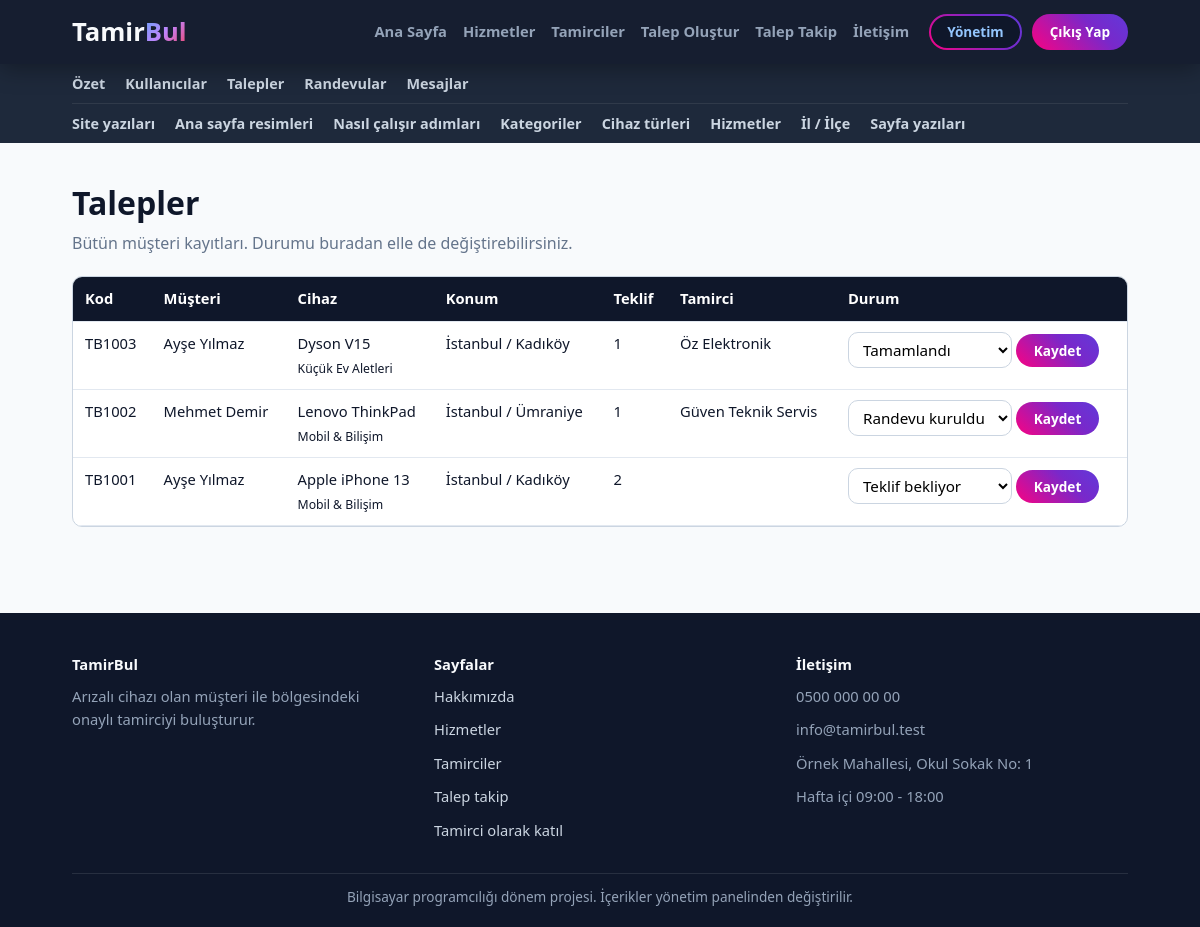
Page /admin/talepler.php (signed in) on the committed database.
### tables this page shows
CREATE TABLE site_ayarlari (
    id INT AUTO_INCREMENT PRIMARY KEY,  
    anahtar VARCHAR(50) NOT NULL UNIQUE,  
    deger TEXT NOT NULL,  
    etiket VARCHAR(100) NOT NULL DEFAULT ''  
);

CREATE TABLE talepler (
    id INT AUTO_INCREMENT PRIMARY KEY,  
    musteri_id INT NOT NULL,  
    hizmet_id INT NULL,  
    tamirci_id INT NULL,  
    kategori_id INT NOT NULL,  
    cihaz_turu VARCHAR(80) NOT NULL,  
    marka VARCHAR(50) NOT NULL,  
    model VARCHAR(50) NOT NULL,  
    ariza TEXT NOT NULL,  
    resim VARCHAR(255) NOT NULL DEFAULT '',  
    sehir VARCHAR(50) NOT NULL,  
    ilce VARCHAR(50) NOT NULL,  
    durum VARCHAR(30) NOT NULL,  
    takip_kodu VARCHAR(20) NOT NULL,  
    puan TINYINT NOT NULL DEFAULT 0,  
    olusturma_tarihi DATETIME NOT NULL  
);

CREATE TABLE kullanicilar (
    id INT AUTO_INCREMENT PRIMARY KEY,  
    ad VARCHAR(50) NOT NULL,  
    soyad VARCHAR(50) NOT NULL,  
    eposta VARCHAR(100) NOT NULL UNIQUE,  
    sifre VARCHAR(255) NOT NULL,  
    telefon VARCHAR(20) NOT NULL,  
    rol VARCHAR(20) NOT NULL,  
    isletme_adi VARCHAR(100) NOT NULL DEFAULT '',  
    sehir VARCHAR(50) NOT NULL,  
    ilce VARCHAR(50) NOT NULL DEFAULT '',  
    adres TEXT NOT NULL,  
    hakkinda TEXT NOT NULL,  
    onayli TINYINT NOT NULL DEFAULT 0,  
    kayit_tarihi DATETIME NOT NULL  
);

CREATE TABLE kategoriler (
    id INT AUTO_INCREMENT PRIMARY KEY,  
    ad VARCHAR(80) NOT NULL,  
    aciklama TEXT NOT NULL,  
    resim VARCHAR(255) NOT NULL DEFAULT ''  
);

### ortak/hazirla.php (called while the page is built, shortened)
<?php
if (is_dir("ortak")) {
    $kok = "";
} else {
    $kok = "../";
}
include __DIR__ . "/baglanti.php";
include __DIR__ . "/guvenlik.php";

### ortak/baglanti.php (called while the page is built, shortened)
<?php
$baglanti = mysqli_connect("127.0.0.1", "root", "", "tamirbul");
$veritabani_hazir = ($baglanti != false);
if ($veritabani_hazir) {
    mysqli_set_charset($baglanti, "utf8mb4");
}
function sorgula($sorgu) {
    global $baglanti;
    return mysqli_query($baglanti, $sorgu);
}
function satirlar($sorgu) {
    $liste = array();
    $sonuc = sorgula($sorgu);
    while ($sonuc && $satir = mysqli_fetch_assoc($sonuc)) {
        $liste[] = $satir;
    }
    return $liste;
}
function tek_satir($sorgu) {
    $liste = satirlar($sorgu);
    return $liste[0];
}
function temizle($yazi) {
    global $baglanti;
    return mysqli_real_escape_string($baglanti, $yazi);
}
function ayar_getir($anahtar, $yoksa_bu) {
    $satir = tek_satir("SELECT deger FROM site_ayarlari WHERE anahtar = '" . temizle($anahtar) . "'");
    return $satir["deger"];
}

### ortak/guvenlik.php (called while the page is built, shortened)
<?php
function giris_yapildi_mi() {
    return isset($_SESSION["kullanici_id"]);
}
function temiz_yaz($metin) {
    return htmlspecialchars($metin, ENT_QUOTES, "UTF-8");
}
function durum_adi($durum) {
    $adlar = array(
        "beklemede" => "Teklif bekliyor",
        "tamirci_atandi" => "Tamirci seçildi",
        "randevu_kuruldu" => "Randevu kuruldu",
        "tamirde" => "Tamirde",
        "tamamlandi" => "Tamamlandı",
        "iptal" => "İptal"
    );
    if (isset($adlar[$durum])) {
        return $adlar[$durum];
    }
    return $durum;
}

### admin/talepler.php (the view, shortened to what this page needs)
<?php
include "../ortak/hazirla.php";
$talepler = satirlar("SELECT talepler.*, kategoriler.ad AS kategori_adi, musteriler.ad, musteriler.soyad, tamirciler.isletme_adi AS tamirci_isletme, (SELECT COUNT(*) FROM teklifler WHERE teklifler.talep_id = talepler.id) AS teklif_sayisi FROM talepler INNER JOIN kategoriler ON kategoriler.id = talepler.kategori_id INNER JOIN kullanicilar AS musteriler ON musteriler.id = talepler.musteri_id LEFT JOIN kullanicilar AS tamirciler ON tamirciler.id = talepler.tamirci_id ORDER BY talepler.id DESC");
$durumlar = array("beklemede", "tamirci_atandi", "randevu_kuruldu", "tamirde", "tamamlandi", "iptal");
include "../ortak/baslik.php";
include "menu.php";
?>
<section class="sayfa">
    <div class="kapsayici">
        <h1>Talepler</h1>
        <p class="giris-metni">Bütün müşteri kayıtları. Durumu buradan elle de değiştirebilirsiniz.</p>
        <div class="tablo-kutu">
            <table>
                <tr><th>Kod</th><th>Müşteri</th><th>Cihaz</th><th>Konum</th><th>Teklif</th><th>Tamirci</th><th>Durum</th></tr>
                <?php foreach ($talepler as $talep) { ?>
                    <tr>
                        <td><?php echo temiz_yaz($talep["takip_kodu"]); ?></td>
                        <td><?php echo temiz_yaz($talep["ad"] . " " . $talep["soyad"]); ?></td>
                        <td><?php echo temiz_yaz($talep["marka"] . " " . $talep["model"]); ?><br><small><?php echo temiz_yaz($talep["kategori_adi"]); ?></small></td>
                        <td><?php echo temiz_yaz($talep["sehir"] . " / " . $talep["ilce"]); ?></td>
                        <td><?php echo (int) $talep["teklif_sayisi"]; ?></td>
                        <td><?php echo temiz_yaz((string) $talep["tamirci_isletme"]); ?></td>
                        <td>
                            <form method="post" action="talep-durum.php">
                                <select name="durum">
                                    <?php foreach ($durumlar as $durum) { ?>
                                        <option value="<?php echo $durum; ?>" <?php if ($talep["durum"] == $durum) { echo "selected"; } ?>><?php echo durum_adi($durum); ?></option>
                                    <?php } ?>
                                </select>
                                <button class="btn btn-sm btn-primary" type="submit">Kaydet</button>
                            </form>
                        </td>
                    </tr>
                <?php } ?>
            </table>
        </div>
    </div>
</section>
<?php
include "../ortak/altlik.php";
?>

### ortak/baslik.php (shortened to what this page needs)
<?php
$site_adi = ayar_getir("site_adi", "TamirBul");
$logo_on = mb_substr($site_adi, 0, 5, "UTF-8");
$logo_arka = mb_substr($site_adi, 5, null, "UTF-8");
$acik_dosya = basename($_SERVER["PHP_SELF"]);
$menu_linkleri = array(
    "index.php" => "Ana Sayfa",
    "hizmetler.php" => "Hizmetler",
    "tamirciler.php" => "Tamirciler",
    "talep-olustur.php" => "Talep Oluştur",
    "talep-takip.php" => "Talep Takip",
    "iletisim.php" => "İletişim"
);
$panel_adresi = "musteri/panel.php";
$panel_yazisi = "Hesabım";
if (isset($_SESSION["rol"]) && $_SESSION["rol"] == "admin") {
    $panel_adresi = "admin/panel.php";
    $panel_yazisi = "Yönetim";
}
?>
<!DOCTYPE html>
<html lang="tr">
<head>
    <link rel="stylesheet" href="<?php echo $kok; ?>css/stil.css">
</head>
<body>
    <header class="navbar">
        <div class="container navbar-container">
            <a class="logo" href="<?php echo $kok; ?>index.php">
                <h1><?php echo temiz_yaz($logo_on); ?><span><?php echo temiz_yaz($logo_arka); ?></span></h1>
            </a>
            <div id="menu" class="menu">
                <nav class="nav-menu">
                    <ul>
                        <?php foreach ($menu_linkleri as $dosya => $yazi) { ?>
                            <li><a href="<?php echo $kok . $dosya; ?>" <?php if ($acik_dosya == $dosya && $kok == "") { echo 'class="active"'; } ?>><?php echo $yazi; ?></a></li>
                        <?php } ?>
                    </ul>
                </nav>
                <?php if (giris_yapildi_mi()) { ?>
                    <div class="user-profile-menu">
                        <a class="btn btn-sm btn-outline" href="<?php echo $kok . $panel_adresi; ?>"><?php echo $panel_yazisi; ?></a>
                        <a class="btn btn-sm btn-secondary" href="<?php echo $kok; ?>cikis.php">Çıkış Yap</a>
                    </div>
                <?php } ?>
            </div>
        </div>
    </header>
    <main>

### ortak/altlik.php (shortened to what this page needs)
<?php
$alt_site_adi = ayar_getir("site_adi", "TamirBul");
$alt_aciklama = ayar_getir("altlik_aciklama", "");
$alt_telefon = ayar_getir("telefon", "");
$alt_eposta = ayar_getir("eposta", "");
$alt_adres = ayar_getir("adres", "");
$alt_saat = ayar_getir("calisma_saatleri", "");
$alt_not = ayar_getir("altlik_not", "");
?>
    </main>
    <footer class="footer">
        <div class="container footer-container">
            <div>
                <strong><?php echo temiz_yaz($alt_site_adi); ?></strong>
                <p><?php echo temiz_yaz($alt_aciklama); ?></p>
            </div>
            <div>
                <strong>Sayfalar</strong>
                <p><a href="<?php echo $kok; ?>hakkimizda.php">Hakkımızda</a></p>
                <p><a href="<?php echo $kok; ?>hizmetler.php">Hizmetler</a></p>
                <p><a href="<?php echo $kok; ?>tamirciler.php">Tamirciler</a></p>
                <p><a href="<?php echo $kok; ?>talep-takip.php">Talep takip</a></p>
                <p><a href="<?php echo $kok; ?>tamirci-kayit.php">Tamirci olarak katıl</a></p>
            </div>
            <div>
                <strong>İletişim</strong>
                <p><?php echo temiz_yaz($alt_telefon); ?></p>
                <p><?php echo temiz_yaz($alt_eposta); ?></p>
                <p><?php echo temiz_yaz($alt_adres); ?></p>
                <p><?php echo temiz_yaz($alt_saat); ?></p>
            </div>
        </div>
        <div class="container alt-not">
            <p><?php echo temiz_yaz($alt_not); ?></p>
        </div>
    </footer>
</body>
</html>

### css/stil.css (style rules this page uses)
:root { --primary: #2563eb; --primary-dark: #1d4ed8; --secondary: #10b981; --background: #f8fafc; --text: #0f172a; --text-light: #64748b; --border: #cbd5e1; --navy: #0f172a; --radius-lg: 16px; --radius-sm: 10px; }
* { margin: 0; padding: 0; box-sizing: border-box; }
body { font-family: "Segoe UI", Tahoma, Arial, sans-serif; background: var(--background); color: var(--text); line-height: 1.6; min-height: 100vh; display: flex; flex-direction: column; }
main { flex: 1; }
h1, h2, h3, h4, h5 { line-height: 1.25; }
a { color: var(--primary); }
p { margin-bottom: 10px; }
.container, .kapsayici { width: 88%; max-width: 1200px; margin: 0 auto; }
.btn { display: inline-flex; justify-content: center; align-items: center; position: relative; overflow: hidden; padding: 11px 26px; border: none; border-radius: 40px; text-decoration: none; font-weight: 700; font-size: 0.95rem; font-family: inherit; cursor: pointer; color: #ffffff; z-index: 1; transition: transform 0.3s, box-shadow 0.3s; white-space: nowrap; }
.btn::before { content: ""; position: absolute; top: -2px; left: -2px; right: -2px; bottom: -2px; background: linear-gradient(45deg, #ff007f, #7928ca, #4f46e5, #3b82f6, #00ff87, #ff007f); background-size: 400%; z-index: -1; animation: renkKaydir 6s linear infinite; }
.btn-outline { color: #93c5fd; }
.btn-outline::after { content: ""; position: absolute; top: 2px; left: 2px; right: 2px; bottom: 2px; background: #0f172a; border-radius: 40px; z-index: -1; }
.btn-sm { padding: 7px 18px; font-size: 0.85rem; }
.navbar { background: rgba(15, 23, 42, 0.97); box-shadow: 0 4px 25px rgba(0, 0, 0, 0.35); position: sticky; top: 0; z-index: 1000; }
.navbar-container { display: flex; align-items: center; gap: 20px; padding: 14px 0; }
.logo { text-decoration: none; flex-shrink: 0; }
.logo h1 { font-size: 1.6rem; font-weight: 900; color: #f8fafc; }
.logo span { background: linear-gradient(135deg, #60a5fa, #c084fc, #f43f5e); -webkit-background-clip: text; background-clip: text; -webkit-text-fill-color: transparent; }
.menu { display: flex; align-items: center; flex: 1; gap: 20px; }
.nav-menu { margin-left: auto; }
.nav-menu ul { display: flex; list-style: none; gap: 16px; }
.nav-menu a { color: #94a3b8; text-decoration: none; font-weight: 600; font-size: 0.92rem; }
.auth-buttons, .user-profile-menu { display: flex; align-items: center; gap: 10px; }
input[type="text"], input[type="email"], input[type="tel"], input[type="password"], input[type="number"], input[type="date"], input[type="time"], input[type="file"], select, textarea { display: block; width: 100%; padding: 11px 14px; border: 1.5px solid var(--border); border-radius: var(--radius-sm); font-size: 0.95rem; font-family: inherit; background: #ffffff; }
.dashboard-section, .sayfa { padding: 40px 0 60px 0; }
.dashboard-header h2, .sayfa h1 { font-size: 2rem; margin-bottom: 8px; }
.dashboard-header p, .giris-metni { color: var(--text-light); margin-bottom: 20px; }
.tablo-kutu { overflow-x: auto; background: #ffffff; border: 1px solid var(--border); border-radius: var(--radius-sm); margin-bottom: 26px; }
table { width: 100%; border-collapse: collapse; }
th, td { text-align: left; padding: 10px 12px; border-bottom: 1px solid #e2e8f0; vertical-align: top; font-size: 0.92rem; }
th { background: var(--navy); color: #ffffff; }
td form { display: inline-block; margin: 0 4px 4px 0; }
td select { display: inline-block; width: auto; padding: 6px 10px; }
.footer { background: var(--navy); color: #94a3b8; padding: 40px 0 10px 0; font-size: 0.92rem; }
.footer a { color: #cbd5e1; text-decoration: none; }
.footer strong { color: #f8fafc; display: block; margin-bottom: 8px; }
.footer-container { display: flex; gap: 30px; }
.footer-container > div { flex: 1; }
.alt-not { border-top: 1px solid rgba(255, 255, 255, 0.1); margin-top: 20px; padding-top: 12px; text-align: center; font-size: 0.85rem; }

### rows in the picture
site_ayarlari: deger "Tamir", deger "Bul", deger "TamirBul"
talepler: takip_kodu "TB1003", kullanicilar.ad+soyad "Ayşe Yılmaz", temiz_yaz($talep["marka"] . " " . $talep["model"]) "Dyson V15", kategoriler.ad "Küçük Ev Aletleri", temiz_yaz($talep["sehir"] . " / " . $talep["ilce"]) "İstanbul / Kadıköy", teklif_sayisi "1", kullanicilar.isletme_adi "Öz Elektronik"
talepler: takip_kodu "TB1002", kullanicilar.ad+soyad "Mehmet Demir", temiz_yaz($talep["marka"] . " " . $talep["model"]) "Lenovo ThinkPad", kategoriler.ad "Mobil & Bilişim", temiz_yaz($talep["sehir"] . " / " . $talep["ilce"]) "İstanbul / Ümraniye", teklif_sayisi "1", kullanicilar.isletme_adi "Güven Teknik Servis"
talepler: takip_kodu "TB1001", kullanicilar.ad+soyad "Ayşe Yılmaz", temiz_yaz($talep["marka"] . " " . $talep["model"]) "Apple iPhone 13", kategoriler.ad "Mobil & Bilişim", temiz_yaz($talep["sehir"] . " / " . $talep["ilce"]) "İstanbul / Kadıköy", teklif_sayisi "2"
site_ayarlari: deger "Arızalı cihazı olan müşteri ile bölgesindeki onaylı tamirciyi buluşturur."
site_ayarlari: deger "0500 000 00 00"
site_ayarlari: deger "info@tamirbul.test"
site_ayarlari: deger "Örnek Mahallesi, Okul Sokak No: 1"
site_ayarlari: deger "Hafta içi 09:00 - 18:00"
site_ayarlari: deger "Bilgisayar programcılığı dönem projesi. İçerikler yönetim panelinden değiştirilir."

### other values in the picture
$yazi "Ana Sayfa"
$yazi "Hizmetler"
$yazi "Tamirciler"
$yazi "Talep Oluştur"
$yazi "Talep Takip"
$yazi "İletişim"
$panel_yazisi "Yönetim"
form field durum "Tamamlandı"
form field durum "Randevu kuruldu"
form field durum "Teklif bekliyor"
